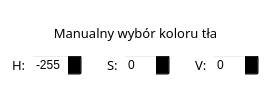
           <widget class="QWidget" name="page_set_col">
            <property name="styleSheet">
             <string notr="true">QWidget{
background: transparent;
}</string>
            </property>
            <layout class="QVBoxLayout" name="verticalLayout_14">
             <property name="spacing">
              <number>0</number>
             </property>
             <property name="leftMargin">
              <number>10</number>
             </property>
             <property name="topMargin">
              <number>10</number>
             </property>
             <property name="rightMargin">
              <number>10</number>
             </property>
             <property name="bottomMargin">
              <number>10</number>
             </property>
             <item alignment="Qt::AlignHCenter|Qt::AlignVCenter">
              <widget class="QFrame" name="frame_19">
               <property name="frameShape">
                <enum>QFrame::StyledPanel</enum>
               </property>
               <property name="frameShadow">
                <enum>QFrame::Raised</enum>
               </property>
               <layout class="QVBoxLayout" name="verticalLayout_11">
                <property name="spacing">
                 <number>10</number>
                </property>
                <property name="leftMargin">
                 <number>0</number>
                </property>
                <property name="topMargin">
                 <number>0</number>
                </property>
                <property name="rightMargin">
                 <number>0</number>
                </property>
                <property name="bottomMargin">
                 <number>0</number>
                </property>
                <item>
                 <widget class="QFrame" name="frame_20">
                  <property name="frameShape">
                   <enum>QFrame::StyledPanel</enum>
                  </property>
                  <property name="frameShadow">
                   <enum>QFrame::Raised</enum>
                  </property>
                  <layout class="QHBoxLayout" name="horizontalLayout_12">
                   <property name="spacing">
                    <number>0</number>
                   </property>
                   <property name="leftMargin">
                    <number>0</number>
                   </property>
                   <property name="topMargin">
                    <number>0</number>
                   </property>
                   <property name="rightMargin">
                    <number>0</number>
                   </property>
                   <property name="bottomMargin">
                    <number>0</number>
                   </property>
                   <item>
                    <widget class="QLabel" name="label_11">
                     <property name="maximumSize">
                      <size>
                       <width>16777215</width>
                       <height>20</height>
                      </size>
                     </property>
                     <property name="font">
                      <font>
                       <family>Century Gothic</family>
                       <pointsize>10</pointsize>
                      </font>
                     </property>
                     <property name="text">
                      <string>Manualny wybór koloru tła</string>
                     </property>
                     <property name="alignment">
                      <set>Qt::AlignCenter</set>
                     </property>
                    </widget>
                   </item>
                  </layout>
                 </widget>
                </item>
                <item>
                 <widget class="QFrame" name="frame_21">
                  <property name="frameShape">
                   <enum>QFrame::StyledPanel</enum>
                  </property>
                  <property name="frameShadow">
                   <enum>QFrame::Raised</enum>
                  </property>
                  <layout class="QHBoxLayout" name="horizontalLayout_13">
                   <property name="spacing">
                    <number>5</number>
                   </property>
                   <property name="leftMargin">
                    <number>0</number>
                   </property>
                   <property name="topMargin">
                    <number>0</number>
                   </property>
                   <property name="rightMargin">
                    <number>0</number>
                   </property>
                   <property name="bottomMargin">
                    <number>0</number>
                   </property>
                   <item>
                    <widget class="QLabel" name="label_9">
                     <property name="maximumSize">
                      <size>
                       <width>16777215</width>
                       <height>20</height>
                      </size>
                     </property>
                     <property name="font">
                      <font>
                       <family>Century Gothic</family>
                       <pointsize>10</pointsize>
                      </font>
                     </property>
                     <property name="text">
                      <string>H:</string>
                     </property>
                    </widget>
                   </item>
                   <item>
                    <widget class="QSpinBox" name="spinBox_H">
                     <property name="minimum">
                      <number>-255</number>
                     </property>
                     <property name="maximum">
                      <number>255</number>
                     </property>
                     <property name="value">
                      <number>-255</number>
                     </property>
                    </widget>
                   </item>
                   <item>
                    <spacer name="horizontalSpacer_2">
                     <property name="orientation">
                      <enum>Qt::Horizontal</enum>
                     </property>
                     <property name="sizeHint" stdset="0">
                      <size>
                       <width>20</width>
                       <height>20</height>
                      </size>
                     </property>
                    </spacer>
                   </item>
                   <item>
                    <widget class="QLabel" name="label_10">
                     <property name="maximumSize">
                      <size>
                       <width>16777215</width>
                       <height>20</height>
                      </size>
                     </property>
                     <property name="font">
                      <font>
                       <family>Century Gothic</family>
                       <pointsize>10</pointsize>
                      </font>
                     </property>
                     <property name="text">
                      <string>S:</string>
                     </property>
                    </widget>
                   </item>
                   <item>
                    <widget class="QSpinBox" name="spinBox_S">
                     <property name="maximum">
                      <number>255</number>
                     </property>
                     <property name="value">
                      <number>0</number>
                     </property>
                    </widget>
                   </item>
                   <item>
                    <spacer name="horizontalSpacer_3">
                     <property name="orientation">
                      <enum>Qt::Horizontal</enum>
                     </property>
                     <property name="sizeHint" stdset="0">
                      <size>
                       <width>20</width>
                       <height>20</height>
                      </size>
                     </property>
                    </spacer>
                   </item>
                   <item>
                    <widget class="QLabel" name="label_12">
                     <property name="maximumSize">
                      <size>
                       <width>16777215</width>
                       <height>20</height>
                      </size>
                     </property>
                     <property name="font">
                      <font>
                       <family>Century Gothic</family>
                       <pointsize>10</pointsize>
                      </font>
                     </property>
                     <property name="text">
                      <string>V:</string>
                     </property>
                    </widget>
                   </item>
                   <item>
                    <widget class="QSpinBox" name="spinBox_V">
                     <property name="maximum">
                      <number>255</number>
                     </property>
                     <property name="value">
                      <number>0</number>
                     </property>
                    </widget>
                   </item>
                  </layout>
                 </widget>
                </item>
               </layout>
              </widget>
             </item>
            </layout>
           </widget>
